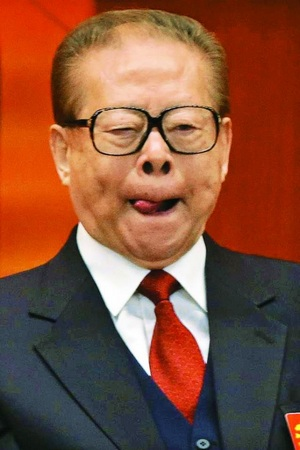
#> input picture jiang.jpg, 300 x 450 px
$ python pic2cd.py
#> lines starting #> are read from the running program, lines starting #| are printed output that depends on the picture
from PIL import Image #a python image package

ascii_char = list("$@B%8&WM#*oahkbdpqwmZO0QLCJUYXzcvunxrjft/\|()1{}[]?-_+~<>i!lI;:,\"^`'. ")
# a list of character

image_path = "jiang.jpg" #location of the image

def tran_char(r,g,b,alpha=256):
    #transfer image to char
    if alpha==0:
        return ' '
    l = len(ascii_char) #to get the char
    g = int(0.2126*r+0.7152*g+0.0722*b) #for the gray level
    unit = (256.0+1)/l
    return ascii_char[int(g/unit)]


if __name__ =='__main__':
    im= Image.open(image_path)
#> im is the input picture: PIL image 300x450 RGB; mean R, G, B 134, 81.4, 59.1
    w = int(im.size[0]*0.75)
#> w = 225
    h = int(im.size[1]*0.5)
#> h = 225
    im = im.resize((w,h), Image.NEAREST)
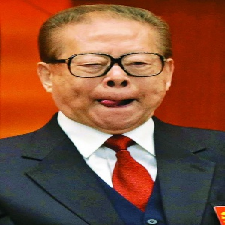
#> im: PIL image 225x225 RGB; mean R, G, B 133.9, 81.4, 59.1
    txt = ''
    for i in range(h):
        for j in range(w):
            txt += tran_char(*im.getpixel((j,i)))
        txt +='\n'
    print(txt)
#> (printed output is left out)

    with open('output.txt','w') as f:
        f.write(txt)

    f.close()

$ run again, with Trump2.jpg copied over jiang.jpg
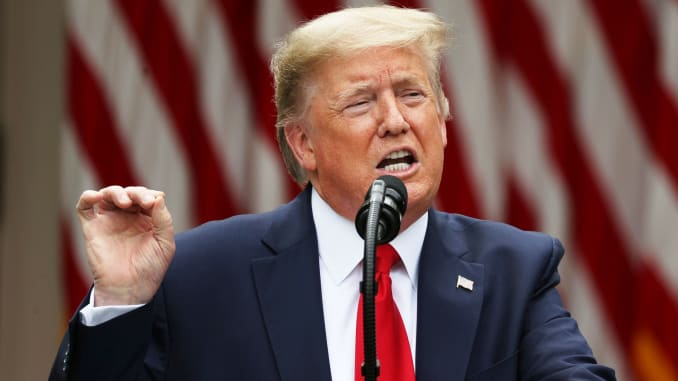
#> input picture Trump2.jpg, 678 x 381 px
#> im is the input picture: PIL image 678x381 RGB; mean R, G, B 109.1, 78.6, 76.2
#> `im = im.resize((w,h), Image.NEAREST)`:
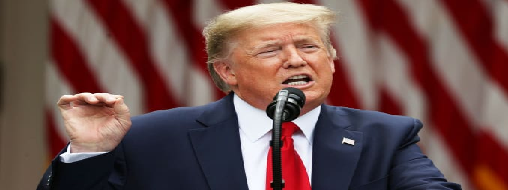
#> im: PIL image 508x190 RGB; mean R, G, B 109.2, 78.7, 76.2
#> (printed output is left out)

$ run again, with trump.jpg copied over jiang.jpg
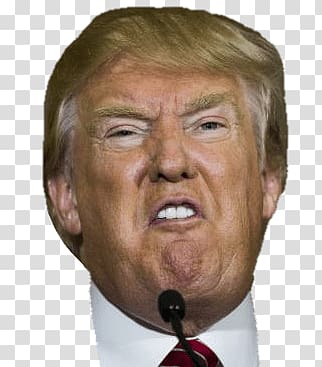
#> input picture trump.jpg, 322 x 367 px
#> im is the input picture: PIL image 322x367 RGB; mean R, G, B 175, 158.7, 146.2
#> `im = im.resize((w,h), Image.NEAREST)`:
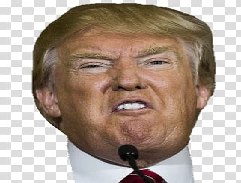
#> im: PIL image 241x183 RGB; mean R, G, B 174.8, 158.5, 145.9
#> (printed output is left out)
